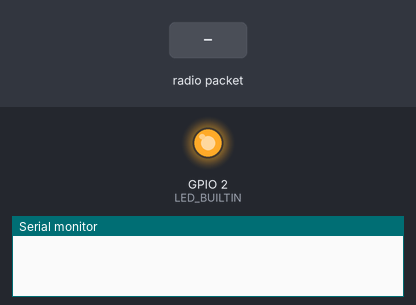
Simulated run of this sketch. Board: ESP8266 (NodeMCU). Parts: output pins drawn as LEDs (lit = HIGH, except the on-board LED, lit = LOW), the last lines printed to the serial monitor. Dashed ring = blinking. Inputs (shaded band) come from the test bench.

Above: at 0.0 s.
At 2.2 s:
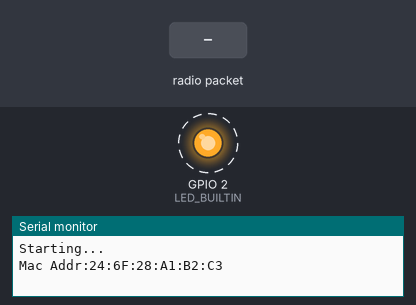
2.3 s: radio packet "1" arrives
Timing chart, 0 to 10.5 s (numbered marks = the images above; inputs shaded):
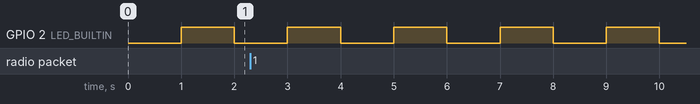

The sketch:

main.ino
```cpp
#include <vector>

#include <ESP8266WiFi.h>
#include <espnow.h>

uint8_t kok[16]= {0x11, 0x22, 0x33, 0x44, 0x55, 0x66, 0x77, 0x88, 0x99, 0x00, 0x11, 0x22, 0x33, 0x44, 0x55, 0x66};
uint8_t key[16]= {0x33, 0x44, 0x33, 0x44, 0x33, 0x44, 0x33, 0x44, 0x33, 0x44, 0x33, 0x44, 0x33, 0x44, 0x33, 0x44};

//controller mac address is 18:FE:34:E1:AC:6A
uint8_t controller_mac[6] = {0x18, 0xFE, 0x34, 0xE1, 0xAC, 0x6A};
uint8_t slave_mac[6] = {0xA2, 0x55, 0x55, 0x55, 0x55, 0x55};

struct peer_info_t
{
    u8 mac[6];
    u8 channel = 1;
};
std::vector<peer_info_t> peers;

static void print_mac(uint8_t *macaddr)
 {
    char macStr[18];
    Serial.print("Packet received from: ");
    snprintf(macStr, sizeof(macStr), "%02x:%02x:%02x:%02x:%02x:%02x",
             macaddr[0], macaddr[1], macaddr[2], macaddr[3], macaddr[4],         macaddr[5]);
    Serial.println(macStr);
 }


void setup()
{
    pinMode(LED_BUILTIN, OUTPUT);
    Serial.begin(115200);
    delay(1000);
    Serial.println("");
    Serial.println("Starting...");
    WiFi.mode(WIFI_STA);
    Serial.print("Mac Addr:");
    Serial.println(WiFi.macAddress());

    //initialize esp-now
    if (esp_now_init() != 0)
    {
        Serial.println("Failed to initialize esp-now");
    }

    esp_now_set_kok(kok, 16);

    esp_now_set_self_role(ESP_NOW_ROLE_COMBO);

    esp_now_register_send_cb([](u8 *mac, u8 status) {
        //print_mac(mac);
    });

    esp_now_register_recv_cb([](u8 *mac, u8 *data, u8 len){
        if (!esp_now_is_peer_exist(mac))
        {
            peer_info_t peer;
            memcpy(peer.mac, mac, 6);
            Serial.println("new peer is added");
            peers.push_back(peer);
            esp_now_add_peer(mac, ESP_NOW_ROLE_COMBO, peer.channel, key, 16);
            esp_now_set_peer_key(mac, key, 16);
        }
        else print_mac(mac);
        Serial.print("peers size = ");
        Serial.printf("%d\n", peers.size());
    });
}

void loop()
{
    digitalWrite(LED_BUILTIN, 1);
    delay(1000);
    digitalWrite(LED_BUILTIN, 0);
    delay(1000);
    Serial.println("blink-");
    Serial.println(WiFi.macAddress());
}
```

Measured:
- by itself, GPIO 2 (LED_BUILTIN): alternates HIGH for 1.0 s and LOW for 1.0 s
